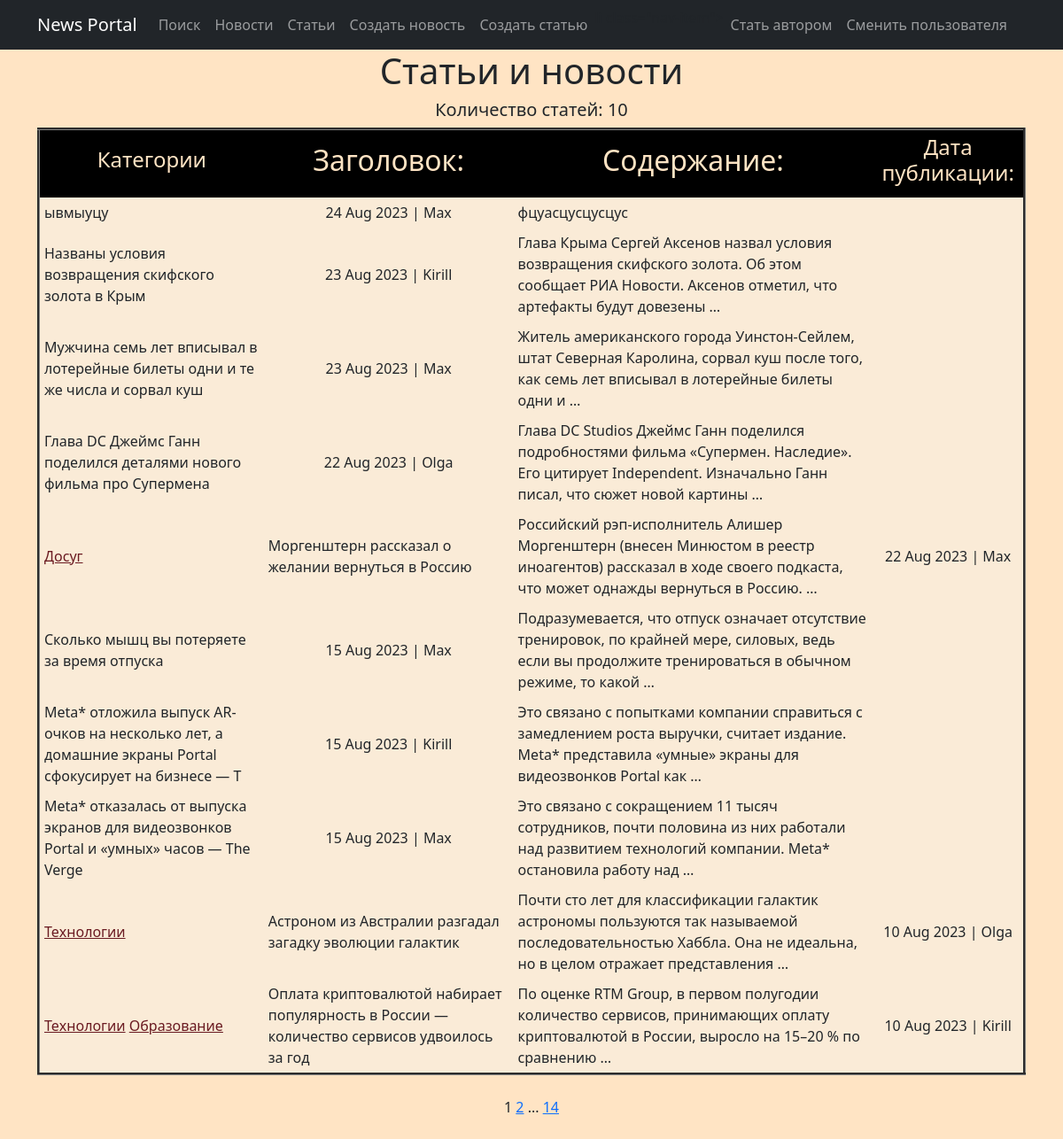
Screenshot of /newsportal/ with the database file from the repository.
### news_db/models.py (models this page shows, shortened)
class Post(models.Model):
    article = 'AR'
    news = 'NW'
    POSITIONS = [
        (article, 'Статья'),
        (news, 'Новость')
    ]
    author = models.ForeignKey(Author, on_delete=models.CASCADE)
    position = models.CharField(max_length=2, choices=POSITIONS, default=article)
    create_date = models.DateTimeField(auto_now_add=True)
    title = models.CharField(max_length=250)
    text = models.TextField()
    rate = models.IntegerField(default=0)
    category = models.ManyToManyField(Category, through='PostCategory')

class Author(models.Model):
    user = models.OneToOneField(User, on_delete=models.CASCADE)
    rate = models.IntegerField(default=0)

class Category(models.Model):
    name = models.CharField(max_length=255, unique=True)
    subscribers = models.ManyToManyField(User, related_name='categories')
    def __str__(self):
        return self.name.title()

### news_db/views.py (the view)
# urls.py: path('', PostsList.as_view(), name='post_list'),
class PostsList(ListView):
    model = Post
    ordering = '-create_date'
    template_name = 'posts.html'
    context_object_name = 'posts'
    paginate_by = 10
    def get_context_data(self, **kwargs):
        context = super().get_context_data(**kwargs)
        context['is_not_author']= not self.request.user.groups.filter(name= 'author').exists()
        return context

### templates/posts.html (shortened to what this page needs)
{% extends 'flatpages/default.html' %}
{% load custom_filter %}
{% load custom_tags %}
{% block content %}
<h1>Статьи и новости</h1>
{% if posts %}
<h5>Количество статей: {{ posts|length}}</h5>
<table border="3" , cellpadding="5" , bgcolor="#faebd7">
    <tr bgcolor="black" style="color: bisque">
        <td><h4>Категории</h4></td>
        <td><h2>Заголовок:</h2></td>
        <td><h2>Содержание:</h2></td>
        <td><h4>Дата публикации:</h4></td>
    </tr>
    {% for pst in posts %}
    {% if pst.position == 'NW'%}
    <tr>
        <td align="left">{% for category in pst.category.all %}
            <a style="color: #6a1a21" href="{% url 'categories_list' category.id %}">{{ category }}</a>
        {% endfor %}</td>
        <td align='left'><a class="nav-link" href="/newsportal/news/{{pst.pk}}">{{ pst.title }}</a></td>
        <td align="left"><a class="nav-link" href="/newsportal/news/{{pst.pk}}">{{ pst.text|truncatewords:20 }}</a></td>
        <td align="center">{{ pst.create_date|date:'d M Y'}} | {{ pst.author.user.username }}</td>
    </tr>
    {% else%}
    <tr>
        <td align='left'><a class="nav-link" href="/newsportal/articles/{{pst.pk}}">{{ pst.title }}</a></td>
        <td align="center">{{ pst.create_date|date:'d M Y'}} | {{ pst.author.user.username }}</td>
        <td align="left"><a class="nav-link" href="/newsportal/articles/{{pst.pk}}">{{ pst.text|truncatewords:20 }}</a>
        </td>
    </tr>
    {%endif%}
    {%endfor%}
</table>
    <br>
{% else %}
<h2>Статья не найдена</h2>
{% endif %}
{{ page_obj.number }}
{% if page_obj.has_next %}
<a href="?page={{ page_obj.next_page_number }}">{{ page_obj.next_page_number }}</a>
{% if paginator.num_pages != page_obj.next_page_number %}
...
<a href="?page={{ page_obj.paginator.num_pages }}">{{ page_obj.paginator.num_pages }}</a>
{% endif %}
    <br>
{% endif %}
<br>
{% endblock content %}

### rows the page displays
Post: title "ывмыуцу", create_date "24 Aug 2023", author.user.username "Max", text "фцуасцусцусцус"
Post: title "Названы условия возвращения скифского золота в Крым", create_date "23 Aug 2023", author.user.username "Kirill", text "Глава Крыма Сергей Аксенов назвал условия возвращения скифского золота. Об этом сообщает РИА Новости. Аксенов отметил, что артефакты будут довезены …"
Post: title "Мужчина семь лет вписывал в лотерейные билеты одни и те же числа и сорвал куш", create_date "23 Aug 2023", author.user.username "Max", text "Житель американского города Уинстон-Сейлем, штат Северная Каролина, сорвал куш после того, как семь лет вписывал в лотерейные билеты одни и …"
Post: title "Глава DC Джеймс Ганн поделился деталями нового фильма про Супермена", create_date "22 Aug 2023", author.user.username "Olga", text "Глава DC Studios Джеймс Ганн поделился подробностями фильма «Супермен. Наследие». Его цитирует Independent. Изначально Ганн писал, что сюжет новой картины …"
Post: title "Моргенштерн рассказал о желании вернуться в Россию", text "Российский рэп-исполнитель Алишер Моргенштерн (внесен Минюстом в реестр иноагентов) рассказал в ходе своего подкаста, что может однажды вернуться в Россию. …", create_date "22 Aug 2023", author.user.username "Max"
Category: name "Досуг"
Post: title "Сколько мышц вы потеряете за время отпуска", create_date "15 Aug 2023", author.user.username "Max", text "Подразумевается, что отпуск означает отсутствие тренировок, по крайней мере, силовых, ведь если вы продолжите тренироваться в обычном режиме, то какой …"
Post: title "Meta* отложила выпуск AR-очков на несколько лет, а домашние экраны Portal сфокусирует на бизнесе — T", create_date "15 Aug 2023", author.user.username "Kirill", text "Это связано с попытками компании справиться с замедлением роста выручки, считает издание. Meta* представила «умные» экраны для видеозвонков Portal как …"
Post: title "Meta* отказалась от выпуска экранов для видеозвонков Portal и «умных» часов — The Verge", create_date "15 Aug 2023", author.user.username "Max", text "Это связано с сокращением 11 тысяч сотрудников, почти половина из них работали над развитием технологий компании. Meta* остановила работу над …"
Post: title "Астроном из Австралии разгадал загадку эволюции галактик", text "Почти сто лет для классификации галактик астрономы пользуются так называемой последовательностью Хаббла. Она не идеальна, но в целом отражает представления …", create_date "10 Aug 2023", author.user.username "Olga"
Category: name "Технологии"
Post: title "Оплата криптовалютой набирает популярность в России — количество сервисов удвоилось за год", text "По оценке RTM Group, в первом полугодии количество сервисов, принимающих оплату криптовалютой в России, выросло на 15–20 % по сравнению …", create_date "10 Aug 2023", author.user.username "Kirill"
Category: name "Образование"

### other values shown
{{ posts|length }} "10"
{{ page_obj.number }} "1"
{{ page_obj.next_page_number }} "2"
{{ page_obj.paginator.num_pages }} "14"
